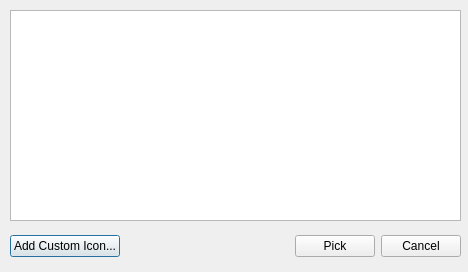
<ui version="4.0" >
 <author></author>
 <comment></comment>
 <exportmacro></exportmacro>
 <class>SelectIconDlg</class>
 <widget class="QDialog" name="SelectIconDlg" >
  <property name="geometry" >
   <rect>
    <x>0</x>
    <y>0</y>
    <width>468</width>
    <height>272</height>
   </rect>
  </property>
  <property name="windowTitle" >
   <string>Dialog</string>
  </property>
  <widget class="QListWidget" name="List" >
   <property name="geometry" >
    <rect>
     <x>10</x>
     <y>10</y>
     <width>451</width>
     <height>211</height>
    </rect>
   </property>
   <property name="horizontalScrollBarPolicy" >
    <enum>Qt::ScrollBarAlwaysOff</enum>
   </property>
   <property name="selectionMode" >
    <enum>QAbstractItemView::ExtendedSelection</enum>
   </property>
   <property name="iconSize" >
    <size>
     <width>16</width>
     <height>16</height>
    </size>
   </property>
   <property name="textElideMode" >
    <enum>Qt::ElideRight</enum>
   </property>
   <property name="movement" >
    <enum>QListView::Static</enum>
   </property>
   <property name="flow" >
    <enum>QListView::LeftToRight</enum>
   </property>
   <property name="gridSize" >
    <size>
     <width>32</width>
     <height>44</height>
    </size>
   </property>
   <property name="viewMode" >
    <enum>QListView::IconMode</enum>
   </property>
  </widget>
  <widget class="QWidget" name="layoutWidget" >
   <property name="geometry" >
    <rect>
     <x>10</x>
     <y>230</y>
     <width>451</width>
     <height>33</height>
    </rect>
   </property>
   <layout class="QHBoxLayout" >
    <property name="margin" >
     <number>0</number>
    </property>
    <property name="spacing" >
     <number>6</number>
    </property>
    <item>
     <widget class="QPushButton" name="pushButton" >
      <property name="text" >
       <string>Add Custom Icon...</string>
      </property>
     </widget>
    </item>
    <item>
     <spacer>
      <property name="orientation" >
       <enum>Qt::Horizontal</enum>
      </property>
      <property name="sizeHint" >
       <size>
        <width>131</width>
        <height>31</height>
       </size>
      </property>
     </spacer>
    </item>
    <item>
     <widget class="QPushButton" name="Button_Ok" >
      <property name="text" >
       <string>Pick</string>
      </property>
     </widget>
    </item>
    <item>
     <widget class="QPushButton" name="Button_Cancel" >
      <property name="text" >
       <string>Cancel</string>
      </property>
     </widget>
    </item>
   </layout>
  </widget>
 </widget>
 <pixmapfunction></pixmapfunction>
 <resources/>
 <connections>
  <connection>
   <sender>Button_Ok</sender>
   <signal>clicked()</signal>
   <receiver>SelectIconDlg</receiver>
   <slot>accept()</slot>
   <hints>
    <hint type="sourcelabel" >
     <x>278</x>
     <y>253</y>
    </hint>
    <hint type="destinationlabel" >
     <x>96</x>
     <y>254</y>
    </hint>
   </hints>
  </connection>
  <connection>
   <sender>Button_Cancel</sender>
   <signal>clicked()</signal>
   <receiver>SelectIconDlg</receiver>
   <slot>reject()</slot>
   <hints>
    <hint type="sourcelabel" >
     <x>369</x>
     <y>253</y>
    </hint>
    <hint type="destinationlabel" >
     <x>179</x>
     <y>282</y>
    </hint>
   </hints>
  </connection>
 </connections>
</ui>
